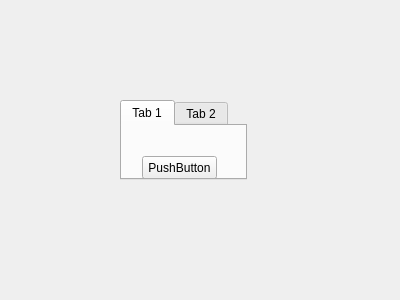
<?xml version="1.0" encoding="UTF-8"?>
<ui version="4.0">
 <class>Form</class>
 <widget class="QWidget" name="Form">
  <property name="geometry">
   <rect>
    <x>0</x>
    <y>0</y>
    <width>400</width>
    <height>300</height>
   </rect>
  </property>
  <property name="windowTitle">
   <string>Form</string>
  </property>
  <widget class="QTabWidget" name="tabWidget">
   <property name="geometry">
    <rect>
     <x>120</x>
     <y>100</y>
     <width>127</width>
     <height>80</height>
    </rect>
   </property>
   <widget class="QWidget" name="tab">
    <attribute name="title">
     <string>Tab 1</string>
    </attribute>
    <widget class="QPushButton" name="pushButton">
     <property name="geometry">
      <rect>
       <x>20</x>
       <y>30</y>
       <width>75</width>
       <height>23</height>
      </rect>
     </property>
     <property name="text">
      <string>PushButton</string>
     </property>
    </widget>
   </widget>
   <widget class="QWidget" name="tab_2">
    <attribute name="title">
     <string>Tab 2</string>
    </attribute>
   </widget>
  </widget>
 </widget>
 <resources/>
 <connections/>
</ui>
